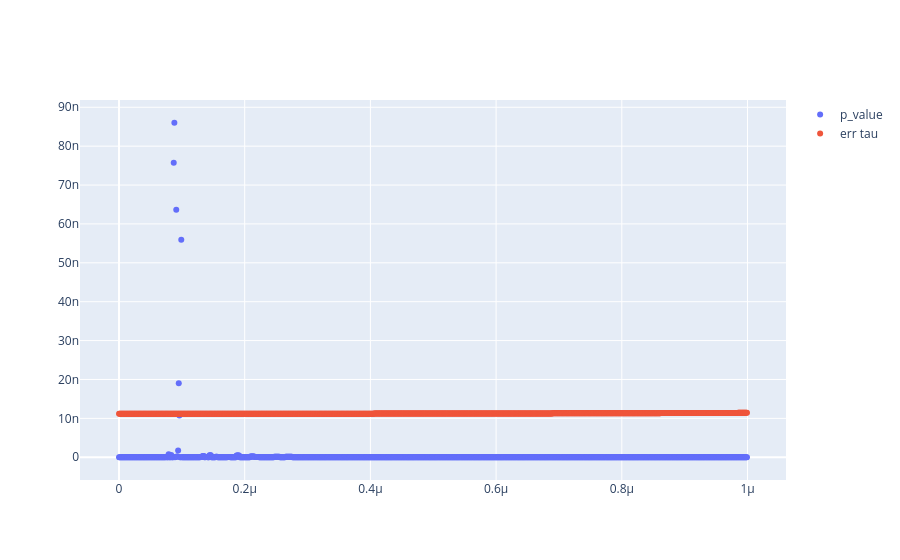

Here is the notebook cell this chart was saved with:
### Code cell
fig = go.Figure()

fig.add_trace( go.Scatter( x = width_bins , y = p_value_list , mode="markers" , name="p_value"))
# fig.add_trace( go.Scatter( x = range_bins , y = chi2_list , mode="markers" , name="chi squared"))
fig.add_trace( go.Scatter( x = width_bins , y = err_list , mode="markers" , name="err tau"))
# fig.add_vline(x= sturges(len(data_refact)), line_dash="dash", line_color="purple" , name= "sturges value for binning")
# fig.add_hline( y= max(p_value_list) , line_dash="dash", line_color="green" , name= "minimum p_value")
fig.update_layout(showlegend=True)
fig.show()

### Figure 1 — Plotly figure (JSON) as saved in the notebook; plotly's stock layout.template omitted (floating-point values rounded to 4 significant figures; data arrays with more than 128 entries replaced by an {"elided": "..."} marker saying what was removed)
{"data": [{"mode": "markers", "name": "p_value", "type": "scatter", "x": {"elided": "1000 float values"}, "y": {"elided": "1000 float values"}}, {"mode": "markers", "name": "err tau", "type": "scatter", "x": {"elided": "1000 float values"}, "y": {"elided": "1000 float values"}}], "layout": {"showlegend": true}}
